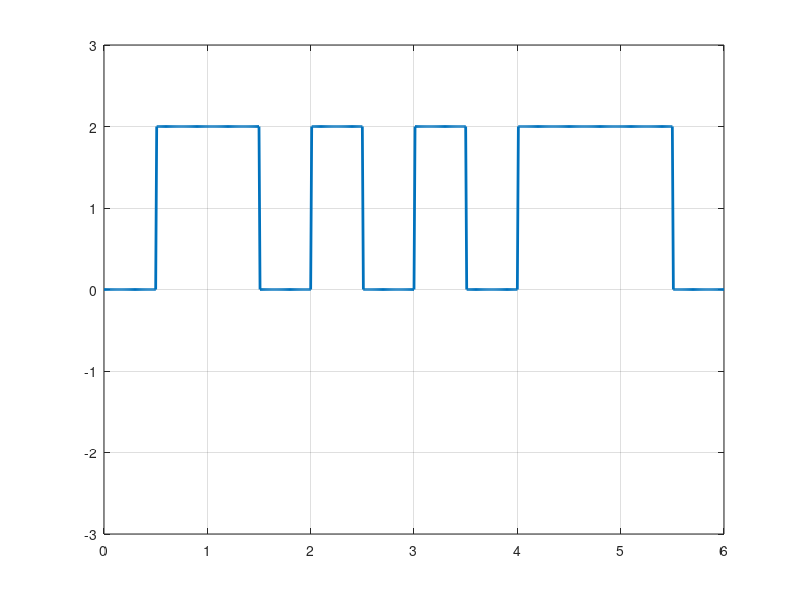

The MATLAB script that drew this image:
clear;

bits = [0,1,1,0,1,0,1,0,1,1,1,0];
amp=2;
tmp=amp;
bit=length(bits);
bit_rate=2;
Time=bit/bit_rate;
sampling_frequency=100;

for i=1:length(bits)
  if bits(i)==1
    amplitue(i)= amp;
   else
    amplitue(i)=0;
  endif
endfor

time=0:1/sampling_frequency:Time;
x=1;
for i=1:length(time)
  y_value(i)=amplitue(x);
  if time(i)*bit_rate>=x
    x=x+1;
  endif
endfor

plot(time,y_value,'Linewidth', 2);
axis([0 Time -3 3]);
grid on;

%demodulation
x=1;
for i=1:length(time)
  if time(i)*bit_rate>=x
    ans_bits(x)=y_value(i)/amp;
    x=x+1;
  endif
endfor

disp(bits);
disp('Demodulation:');
disp(ans_bits);